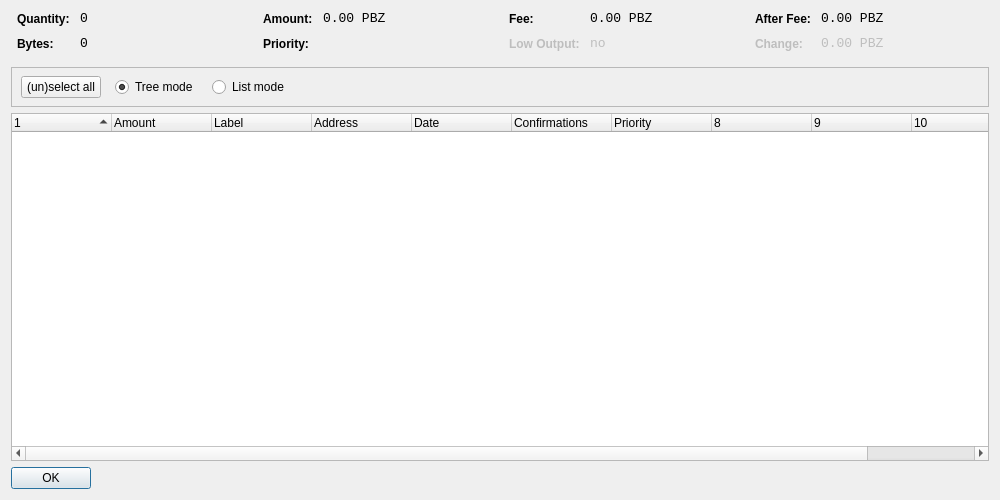
<?xml version="1.0" encoding="UTF-8"?>
<ui version="4.0">
 <class>CoinControlDialog</class>
 <widget class="QDialog" name="CoinControlDialog">
  <property name="geometry">
   <rect>
    <x>0</x>
    <y>0</y>
    <width>1000</width>
    <height>500</height>
   </rect>
  </property>
  <property name="windowTitle">
   <string>Coin Control</string>
  </property>
  <layout class="QVBoxLayout" name="verticalLayout">
   <item>
    <layout class="QHBoxLayout" name="horizontalLayoutTop" stretch="0,0,0,0">
     <property name="topMargin">
      <number>0</number>
     </property>
     <property name="bottomMargin">
      <number>10</number>
     </property>
     <item>
      <layout class="QFormLayout" name="formLayoutCoinControl1">
       <property name="horizontalSpacing">
        <number>10</number>
       </property>
       <property name="verticalSpacing">
        <number>10</number>
       </property>
       <property name="leftMargin">
        <number>6</number>
       </property>
       <property name="rightMargin">
        <number>6</number>
       </property>
       <item row="0" column="0">
        <widget class="QLabel" name="labelCoinControlQuantityText">
         <property name="styleSheet">
          <string notr="true">font-weight:bold;</string>
         </property>
         <property name="text">
          <string>Quantity:</string>
         </property>
        </widget>
       </item>
       <item row="0" column="1">
        <widget class="QLabel" name="labelCoinControlQuantity">
         <property name="font">
          <font>
           <family>Monospace</family>
           <pointsize>10</pointsize>
          </font>
         </property>
         <property name="cursor">
          <cursorShape>IBeamCursor</cursorShape>
         </property>
         <property name="contextMenuPolicy">
          <enum>Qt::ActionsContextMenu</enum>
         </property>
         <property name="text">
          <string notr="true">0</string>
         </property>
         <property name="textInteractionFlags">
          <set>Qt::LinksAccessibleByMouse|Qt::TextSelectableByKeyboard|Qt::TextSelectableByMouse</set>
         </property>
        </widget>
       </item>
       <item row="1" column="0">
        <widget class="QLabel" name="labelCoinControlBytesText">
         <property name="styleSheet">
          <string notr="true">font-weight:bold;</string>
         </property>
         <property name="text">
          <string>Bytes:</string>
         </property>
        </widget>
       </item>
       <item row="1" column="1">
        <widget class="QLabel" name="labelCoinControlBytes">
         <property name="font">
          <font>
           <family>Monospace</family>
           <pointsize>10</pointsize>
          </font>
         </property>
         <property name="cursor">
          <cursorShape>IBeamCursor</cursorShape>
         </property>
         <property name="contextMenuPolicy">
          <enum>Qt::ActionsContextMenu</enum>
         </property>
         <property name="text">
          <string notr="true">0</string>
         </property>
         <property name="textInteractionFlags">
          <set>Qt::LinksAccessibleByMouse|Qt::TextSelectableByKeyboard|Qt::TextSelectableByMouse</set>
         </property>
        </widget>
       </item>
      </layout>
     </item>
     <item>
      <layout class="QFormLayout" name="formLayoutCoinControl2">
       <property name="horizontalSpacing">
        <number>10</number>
       </property>
       <property name="verticalSpacing">
        <number>10</number>
       </property>
       <property name="leftMargin">
        <number>6</number>
       </property>
       <property name="rightMargin">
        <number>6</number>
       </property>
       <item row="0" column="0">
        <widget class="QLabel" name="labelCoinControlAmountText">
         <property name="styleSheet">
          <string notr="true">font-weight:bold;</string>
         </property>
         <property name="text">
          <string>Amount:</string>
         </property>
        </widget>
       </item>
       <item row="0" column="1">
        <widget class="QLabel" name="labelCoinControlAmount">
         <property name="font">
          <font>
           <family>Monospace</family>
           <pointsize>10</pointsize>
          </font>
         </property>
         <property name="cursor">
          <cursorShape>IBeamCursor</cursorShape>
         </property>
         <property name="contextMenuPolicy">
          <enum>Qt::ActionsContextMenu</enum>
         </property>
         <property name="text">
          <string notr="true">0.00 PBZ</string>
         </property>
         <property name="textInteractionFlags">
          <set>Qt::LinksAccessibleByMouse|Qt::TextSelectableByKeyboard|Qt::TextSelectableByMouse</set>
         </property>
        </widget>
       </item>
       <item row="1" column="0">
        <widget class="QLabel" name="labelCoinControlPriorityText">
         <property name="styleSheet">
          <string notr="true">font-weight:bold;</string>
         </property>
         <property name="text">
          <string>Priority:</string>
         </property>
        </widget>
       </item>
       <item row="1" column="1">
        <widget class="QLabel" name="labelCoinControlPriority">
         <property name="font">
          <font>
           <family>Monospace</family>
           <pointsize>10</pointsize>
          </font>
         </property>
         <property name="cursor">
          <cursorShape>IBeamCursor</cursorShape>
         </property>
         <property name="contextMenuPolicy">
          <enum>Qt::ActionsContextMenu</enum>
         </property>
         <property name="text">
          <string/>
         </property>
         <property name="textInteractionFlags">
          <set>Qt::LinksAccessibleByMouse|Qt::TextSelectableByKeyboard|Qt::TextSelectableByMouse</set>
         </property>
        </widget>
       </item>
      </layout>
     </item>
     <item>
      <layout class="QFormLayout" name="formLayoutCoinControl3">
       <property name="horizontalSpacing">
        <number>10</number>
       </property>
       <property name="verticalSpacing">
        <number>10</number>
       </property>
       <property name="leftMargin">
        <number>6</number>
       </property>
       <property name="rightMargin">
        <number>6</number>
       </property>
       <item row="0" column="0">
        <widget class="QLabel" name="labelCoinControlFeeText">
         <property name="styleSheet">
          <string notr="true">font-weight:bold;</string>
         </property>
         <property name="text">
          <string>Fee:</string>
         </property>
        </widget>
       </item>
       <item row="0" column="1">
        <widget class="QLabel" name="labelCoinControlFee">
         <property name="font">
          <font>
           <family>Monospace</family>
           <pointsize>10</pointsize>
          </font>
         </property>
         <property name="cursor">
          <cursorShape>IBeamCursor</cursorShape>
         </property>
         <property name="contextMenuPolicy">
          <enum>Qt::ActionsContextMenu</enum>
         </property>
         <property name="text">
          <string notr="true">0.00 PBZ</string>
         </property>
         <property name="textInteractionFlags">
          <set>Qt::LinksAccessibleByMouse|Qt::TextSelectableByKeyboard|Qt::TextSelectableByMouse</set>
         </property>
        </widget>
       </item>
       <item row="1" column="0">
        <widget class="QLabel" name="labelCoinControlLowOutputText">
         <property name="enabled">
          <bool>false</bool>
         </property>
         <property name="styleSheet">
          <string notr="true">font-weight:bold;</string>
         </property>
         <property name="text">
          <string>Low Output:</string>
         </property>
        </widget>
       </item>
       <item row="1" column="1">
        <widget class="QLabel" name="labelCoinControlLowOutput">
         <property name="enabled">
          <bool>false</bool>
         </property>
         <property name="font">
          <font>
           <family>Monospace</family>
           <pointsize>10</pointsize>
          </font>
         </property>
         <property name="cursor">
          <cursorShape>IBeamCursor</cursorShape>
         </property>
         <property name="contextMenuPolicy">
          <enum>Qt::ActionsContextMenu</enum>
         </property>
         <property name="text">
          <string notr="true">no</string>
         </property>
         <property name="textInteractionFlags">
          <set>Qt::LinksAccessibleByMouse|Qt::TextSelectableByKeyboard|Qt::TextSelectableByMouse</set>
         </property>
        </widget>
       </item>
      </layout>
     </item>
     <item>
      <layout class="QFormLayout" name="formLayoutCoinControl4">
       <property name="horizontalSpacing">
        <number>10</number>
       </property>
       <property name="verticalSpacing">
        <number>10</number>
       </property>
       <property name="leftMargin">
        <number>6</number>
       </property>
       <property name="rightMargin">
        <number>6</number>
       </property>
       <item row="0" column="0">
        <widget class="QLabel" name="labelCoinControlAfterFeeText">
         <property name="styleSheet">
          <string notr="true">font-weight:bold;</string>
         </property>
         <property name="text">
          <string>After Fee:</string>
         </property>
        </widget>
       </item>
       <item row="0" column="1">
        <widget class="QLabel" name="labelCoinControlAfterFee">
         <property name="font">
          <font>
           <family>Monospace</family>
           <pointsize>10</pointsize>
          </font>
         </property>
         <property name="cursor">
          <cursorShape>IBeamCursor</cursorShape>
         </property>
         <property name="contextMenuPolicy">
          <enum>Qt::ActionsContextMenu</enum>
         </property>
         <property name="text">
          <string notr="true">0.00 PBZ</string>
         </property>
         <property name="textInteractionFlags">
          <set>Qt::LinksAccessibleByMouse|Qt::TextSelectableByKeyboard|Qt::TextSelectableByMouse</set>
         </property>
        </widget>
       </item>
       <item row="1" column="0">
        <widget class="QLabel" name="labelCoinControlChangeText">
         <property name="enabled">
          <bool>false</bool>
         </property>
         <property name="styleSheet">
          <string notr="true">font-weight:bold;</string>
         </property>
         <property name="text">
          <string>Change:</string>
         </property>
        </widget>
       </item>
       <item row="1" column="1">
        <widget class="QLabel" name="labelCoinControlChange">
         <property name="enabled">
          <bool>false</bool>
         </property>
         <property name="font">
          <font>
           <family>Monospace</family>
           <pointsize>10</pointsize>
          </font>
         </property>
         <property name="cursor">
          <cursorShape>IBeamCursor</cursorShape>
         </property>
         <property name="contextMenuPolicy">
          <enum>Qt::ActionsContextMenu</enum>
         </property>
         <property name="text">
          <string notr="true">0.00 PBZ</string>
         </property>
         <property name="textInteractionFlags">
          <set>Qt::LinksAccessibleByMouse|Qt::TextSelectableByKeyboard|Qt::TextSelectableByMouse</set>
         </property>
        </widget>
       </item>
      </layout>
     </item>
    </layout>
   </item>
   <item>
    <widget class="QFrame" name="frame">
     <property name="minimumSize">
      <size>
       <width>0</width>
       <height>40</height>
      </size>
     </property>
     <property name="frameShape">
      <enum>QFrame::StyledPanel</enum>
     </property>
     <property name="frameShadow">
      <enum>QFrame::Sunken</enum>
     </property>
     <widget class="QWidget" name="horizontalLayoutWidget">
      <property name="geometry">
       <rect>
        <x>10</x>
        <y>0</y>
        <width>781</width>
        <height>41</height>
       </rect>
      </property>
      <layout class="QHBoxLayout" name="horizontalLayoutPanel" stretch="0,0,0,0,0">
       <property name="spacing">
        <number>14</number>
       </property>
       <item>
        <widget class="QPushButton" name="pushButtonSelectAll">
         <property name="sizePolicy">
          <sizepolicy hsizetype="Maximum" vsizetype="Fixed">
           <horstretch>0</horstretch>
           <verstretch>0</verstretch>
          </sizepolicy>
         </property>
         <property name="text">
          <string>(un)select all</string>
         </property>
        </widget>
       </item>
       <item>
        <widget class="QRadioButton" name="radioTreeMode">
         <property name="sizePolicy">
          <sizepolicy hsizetype="Maximum" vsizetype="Fixed">
           <horstretch>0</horstretch>
           <verstretch>0</verstretch>
          </sizepolicy>
         </property>
         <property name="text">
          <string>Tree mode</string>
         </property>
         <property name="checked">
          <bool>true</bool>
         </property>
        </widget>
       </item>
       <item>
        <widget class="QRadioButton" name="radioListMode">
         <property name="sizePolicy">
          <sizepolicy hsizetype="Maximum" vsizetype="Fixed">
           <horstretch>0</horstretch>
           <verstretch>0</verstretch>
          </sizepolicy>
         </property>
         <property name="text">
          <string>List mode</string>
         </property>
        </widget>
       </item>
       <item>
        <spacer name="horizontalSpacer">
         <property name="orientation">
          <enum>Qt::Horizontal</enum>
         </property>
         <property name="sizeHint" stdset="0">
          <size>
           <width>40</width>
           <height>20</height>
          </size>
         </property>
        </spacer>
       </item>
      </layout>
     </widget>
    </widget>
   </item>
   <item>
    <widget class="CoinControlTreeWidget" name="treeWidget">
     <property name="contextMenuPolicy">
      <enum>Qt::CustomContextMenu</enum>
     </property>
     <property name="sortingEnabled">
      <bool>false</bool>
     </property>
     <property name="columnCount">
      <number>11</number>
     </property>
     <attribute name="headerShowSortIndicator" stdset="0">
      <bool>true</bool>
     </attribute>
     <attribute name="headerStretchLastSection">
      <bool>false</bool>
     </attribute>
     <column>
      <property name="text">
       <string/>
      </property>
     </column>
     <column>
      <property name="text">
       <string>Amount</string>
      </property>
     </column>
     <column>
      <property name="text">
       <string>Label</string>
      </property>
     </column>
     <column>
      <property name="text">
       <string>Address</string>
      </property>
     </column>
     <column>
      <property name="text">
       <string>Date</string>
      </property>
     </column>
     <column>
      <property name="text">
       <string>Confirmations</string>
      </property>
      <property name="toolTip">
       <string>Confirmed</string>
      </property>
     </column>
     <column>
      <property name="text">
       <string>Priority</string>
      </property>
     </column>
     <column>
      <property name="text">
       <string/>
      </property>
     </column>
     <column>
      <property name="text">
       <string/>
      </property>
     </column>
     <column>
      <property name="text">
       <string/>
      </property>
     </column>
     <column>
      <property name="text">
       <string/>
      </property>
     </column>
    </widget>
   </item>
   <item>
    <widget class="QDialogButtonBox" name="buttonBox">
     <property name="sizePolicy">
      <sizepolicy hsizetype="Maximum" vsizetype="Fixed">
       <horstretch>0</horstretch>
       <verstretch>0</verstretch>
      </sizepolicy>
     </property>
     <property name="orientation">
      <enum>Qt::Horizontal</enum>
     </property>
     <property name="standardButtons">
      <set>QDialogButtonBox::Ok</set>
     </property>
    </widget>
   </item>
  </layout>
 </widget>
 <customwidgets>
  <customwidget>
   <class>CoinControlTreeWidget</class>
   <extends>QTreeWidget</extends>
   <header>coincontroltreewidget.h</header>
  </customwidget>
 </customwidgets>
 <resources/>
 <connections/>
</ui>
